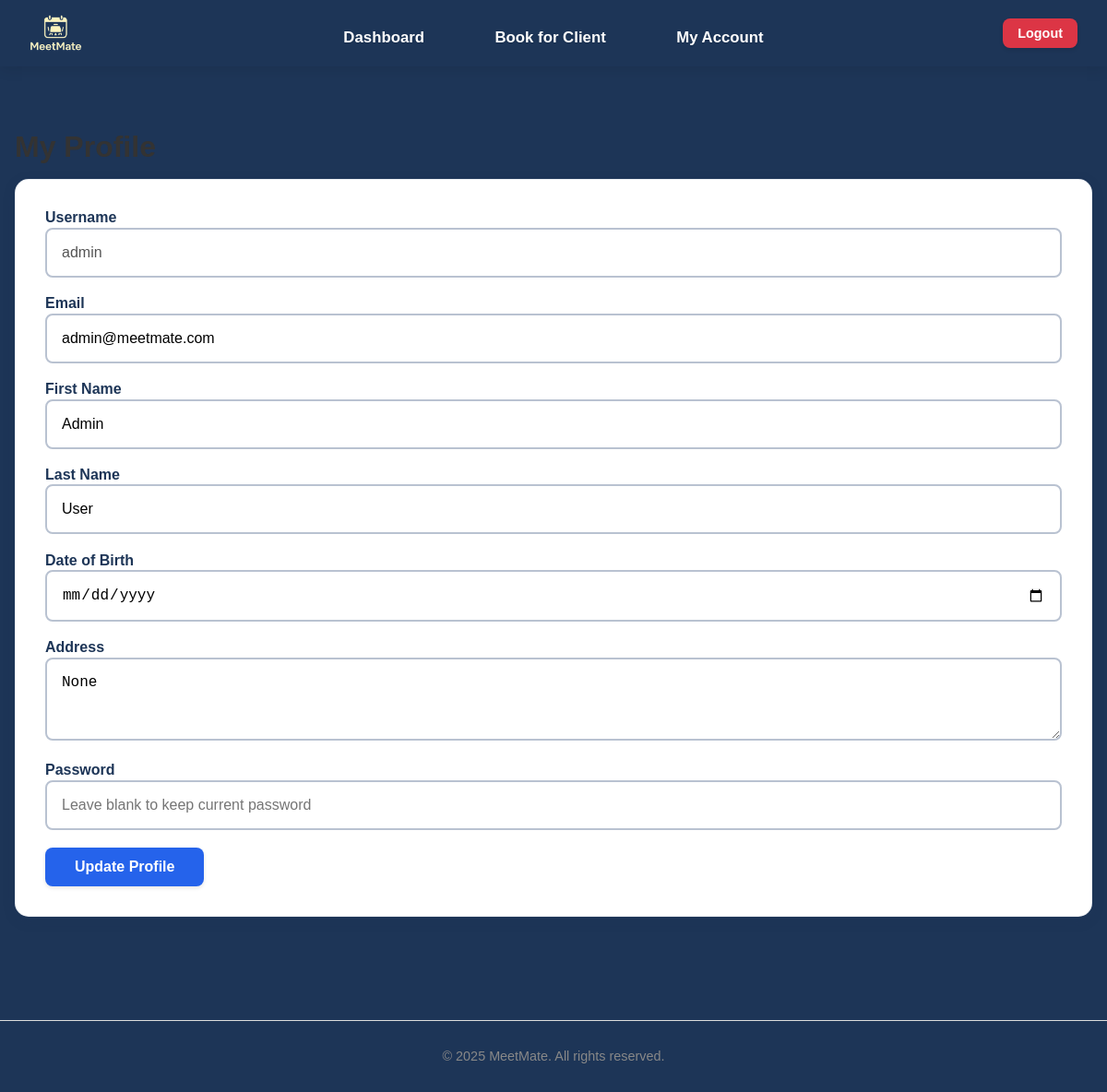
Screenshot of /profile (signed in) with the database file from the repository.
### tables this page shows
CREATE TABLE users (
                id INTEGER PRIMARY KEY AUTOINCREMENT,
                username TEXT NOT NULL UNIQUE,
                email TEXT NOT NULL UNIQUE,
                password TEXT NOT NULL,
                firstname TEXT,
                lastname TEXT,
                dob TEXT,
                address TEXT,
                role TEXT DEFAULT 'user'
            );

### app.py (the view, shortened to what this page needs)
@app.route('/profile', methods=['GET', 'POST'])
@login_required
def profile():
    user = get_user_by_id(session['user_id'])
    if not user:
        flash('User not found', 'error')
        return redirect(url_for('logout'))
    if request.method == 'GET':
        return render_template('profile.html', user=user)

### app.py (called while the page is built)
def get_database_path():
    app_directory = app.root_path
    instance_directory = os.path.join(app_directory, 'instance')
    os.makedirs(instance_directory, exist_ok=True)
    database_path = os.path.join(instance_directory, 'meetmate.db')
    return database_path

def get_database_connection():
    db_path = get_database_path()
    connection = sqlite3.connect(db_path)
    connection.row_factory = sqlite3.Row
    return connection

def get_user_by_id(user_id):
    connection = get_database_connection()
    cursor = connection.cursor()
    cursor.execute("SELECT * FROM users WHERE id = ?", (user_id,))
    user = cursor.fetchone()
    connection.close()
    if user:
        return dict(user)
    return None

def login_required(f):
    @wraps(f)
    def decorated_function(*args, **kwargs):
        if 'user_id' not in session:
            flash('Please login to access this page', 'error')
            return redirect(url_for('login'))
        user = get_user_by_id(session['user_id'])
        if not user:
            session.clear()
            flash('Your account is no longer valid. Please login again.', 'warning')
            return redirect(url_for('login'))
        return f(*args, **kwargs)
    return decorated_function

### templates/profile.html (shortened to what this page needs)
{% extends "base.html" %}
{% block content %}
<div class="profile-page">
    <h1>My Profile</h1>
    <div class="profile-form">
        <form method="POST" action="{{ url_for('profile') }}" class="form">
            <div class="form-group">
                <label for="username">Username</label>
                <input type="text" id="username" value="{{ user.username }}" disabled>
            </div>
            <div class="form-group">
                <label for="email">Email</label>
                <input type="email" id="email" name="email" value="{{ user.email }}" required>
            </div>
            <div class="form-group">
                <label for="firstname">First Name</label>
                <input type="text" id="firstname" name="firstname" value="{{ user.firstname or '' }}">
            </div>
            <div class="form-group">
                <label for="lastname">Last Name</label>
                <input type="text" id="lastname" name="lastname" value="{{ user.lastname or '' }}">
            </div>
            <div class="form-group">
                <label for="dob">Date of Birth</label>
                <input type="date" id="dob" name="dob" value="{{ user.dob or '' }}">
            </div>
            <div class="form-group">
                <label for="address">Address</label>
                <textarea id="address" name="address" rows="3">{{ user.address or '' }}</textarea>
            </div>
            <div class="form-group">
                <label for="password">Password</label>
                <input type="password" id="password" name="password" placeholder="Leave blank to keep current password">
            </div>
            <div class="form-group">
                <button type="submit" class="btn btn-primary">Update Profile</button>
            </div>
        </form>
    </div>
</div>
{% endblock %}

### static/css/style.css (style rules this page uses)
body { font-family: Arial, sans-serif; color: #333; background-color: #1d3557; margin: 0; padding: 0; }
h1, h2, h3, h4, h5, h6 { margin-bottom: 1rem; font-weight: bold; }
.btn { display: inline-block; padding: 0.75rem 1.5rem; border: none; border-radius: 8px; cursor: pointer; font-size: 1rem; font-weight: 600; text-decoration: none; text-align: center; transition: all 0.3s ease; box-shadow: 0 2px 4px rgba(0, 0, 0, 0.1); }
.btn-primary { background-color: #2563eb; color: white; padding: 0.75rem 2rem; border-radius: 8px; font-weight: 600; border: none; cursor: pointer; text-decoration: none; display: inline-block; font-size: 1rem; transition: all 0.3s ease; }
.form-group label { display: block; margin-bottom: 0.5rem; font-weight: bold; }
.form-group input, .form-group select, .form-group textarea { width: 100%; padding: 0.75rem; border: 1px solid #ddd; border-radius: 4px; font-size: 1rem; box-sizing: border-box; }
.booking-page, .profile-page { padding: 2rem 0; background-color: #1d3557; min-height: calc(100vh - 200px); }
.booking-form, .profile-form { background-color: #b9c2d1; padding: 2rem; border-radius: 15px; box-shadow: 0 4px 15px rgba(29, 53, 87, 0.1); margin-bottom: 2rem; border: 1px solid rgba(185, 194, 209, 0.3); }
.profile-form { background-color: white; padding: 2rem; border-radius: 15px; box-shadow: 0 4px 15px rgba(29, 53, 87, 0.1); border: 1px solid rgba(185, 194, 209, 0.3); }
.form-group input, .form-group textarea, .form-group select { width: 100%; margin-bottom: 1.2rem; padding: 1rem; border: 2px solid #b9c2d1; border-radius: 8px; font-size: 1rem; background-color: white; }
.form-group label { display: block; margin-bottom: 0.1rem; color: #1d3557; font-weight: 600; }

### rows the page displays
users: username "admin", email "admin@meetmate.com", firstname "Admin", lastname "User", address "None"
